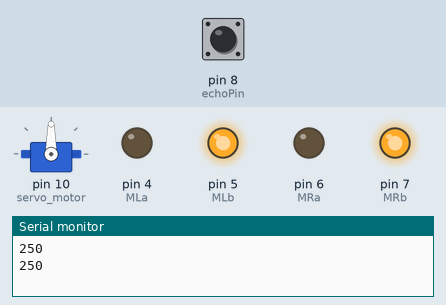
Simulated run of this sketch. Board: Arduino Uno, built with avr-gcc and run on an emulated ATmega328P. Parts: servo, output pins drawn as LEDs (lit = HIGH), the last lines printed to the serial monitor. The inputs (shaded band) are chosen by the test bench; at power-on: pin 8 (echoPin) LOW. Pins used as bus, display or sensor lines are not drawn.

Above: at 4.3 s.
4.4 s: pin 8 (echoPin) pulsed HIGH 2 times (0.12 s each, 0.3 s apart)
At 6.9 s:
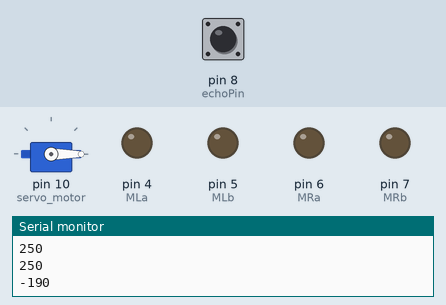
At 7.9 s:
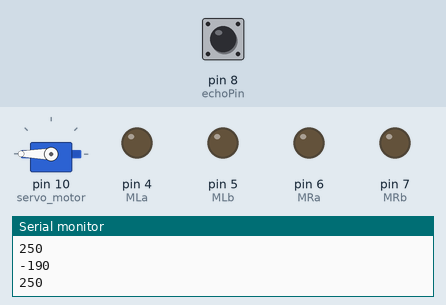
8.0 s: pin 8 (echoPin) pulsed HIGH 5 times (0.12 s each, 0.3 s apart)
At 10.5 s:
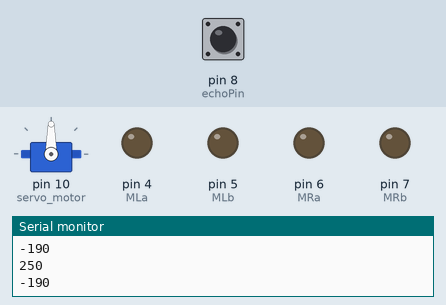
Timing chart, 0 to 12.2 s (numbered marks = the images above; inputs shaded):
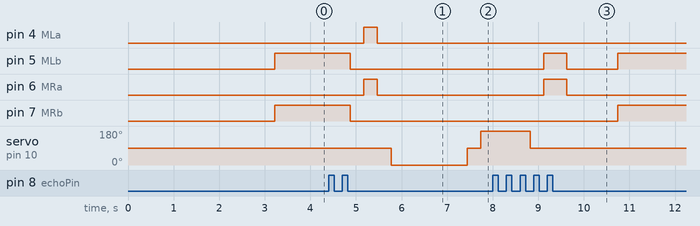

Measured:
- after the input at 4.4 s, pin 4 (MLa), pin 6 (MRa): LOW → HIGH after 0.77 s, → LOW 0.30 s later; pin 5 (MLb), pin 7 (MRb): HIGH → LOW after 0.47 s; servo on pin 10 (servo_motor): 90° → 0° after 1.4 s, → 90° 1.7 s later, → 180° 0.30 s later
- after the input at 8.0 s, pin 4 (MLa): stays LOW (without the input it goes to HIGH after 1.7 s); pin 5 (MLb): LOW → HIGH after 1.1 s instead of 3.3 s; pin 6 (MRa): LOW → HIGH after 1.1 s, → LOW 0.50 s later; servo on pin 10 (servo_motor): 180° → 90° after 0.82 s instead of 1.4 s

The sketch:

obstacle_avoiding_robot.ino
```cpp
#include <Servo.h>
Servo servo_motor;
#define trigPin 9           // Trig Pin Of HC-SR04
#define echoPin 8        // Echo Pin Of HC-SR04
#define MLa 4                   //left motor 1st pin
#define MLb 5                  //left motor 2nd pin
#define MRa 6               //right motor 1st pin
#define MRb 7               //right motor 2nd pin
#define maximum_distance 200
boolean goesForward = false;
int distance = 100;

void setup() {
  Serial.begin(9600);
  pinMode(MLa, OUTPUT);     // Set Motor Pins As O/P
  pinMode(MLb, OUTPUT);
  pinMode(MRa, OUTPUT);
  pinMode(MRb, OUTPUT);
  pinMode(trigPin, OUTPUT);       // Set Trig Pin As O/P To Transmit Waves
  pinMode(echoPin, INPUT);        //Set Echo Pin As I/P To Receive Reflected Waves
  servo_motor.attach(10);
  servo_motor.write(90);
  delay(2000);
  distance = readPing();
  delay(100);
}


void loop()
{
 int distanceRight = 0;
  int distanceLeft = 0;
  delay(50);


  if (distance <= 20){
    moveStop();
    delay(300);
    moveBackward();
    delay(300);
    moveStop();
    delay(300);
    distanceRight = lookRight();
    delay(300);
    distanceLeft = lookLeft();
    delay(300);

    if (distance >= distanceLeft){
      turnRight();
      moveStop();
    }
    else {
      turnLeft();
      moveStop();
    }
  }
  else{
    moveForward();
  }
    distance = readPing();
}

int lookRight(){
  servo_motor.write(0);
  delay(500);
  int distance = readPing();
  delay(100);
  servo_motor.write(90);
  return distance;
}

int lookLeft(){
  servo_motor.write(180);
  delay(500);
  int distance = readPing();
  delay(100);
  servo_motor.write(90);
  return distance;
  delay(100);
}

int readPing(){
  delay(70);
  digitalWrite(trigPin, LOW);
  delayMicroseconds(2);
  digitalWrite(trigPin, HIGH);       // Transmit Waves For 10us
  delayMicroseconds(10);
  int cm = pulseIn(echoPin, HIGH);        // Receive Reflected Waves
  //cm = cm / 58.2;                       // Get Distance    // Receive Reflected Waves

  if (cm==0){
    cm=250;
  } else {
     cm=cm / 58.2;
  }
  Serial.println(cm);
  return cm;
}

void moveStop(){

  digitalWrite(MRb, LOW);        //Stop
    digitalWrite(MRa, LOW);
    digitalWrite(MLb, LOW);
    digitalWrite(MLa, LOW);
}

void moveForward(){

  if(!goesForward){

    goesForward=true;

    digitalWrite(MRb, HIGH);       // Move Forward
    digitalWrite(MRa, LOW);
    digitalWrite(MLb, HIGH);
    digitalWrite(MLa, LOW);
  }
}

void moveBackward(){

  goesForward=false;

  digitalWrite(MLa, HIGH);
  digitalWrite(MRa, HIGH);

  digitalWrite(MLb, LOW);
  digitalWrite(MRb, LOW);

}

void turnRight(){

  digitalWrite(MLb, HIGH);
  digitalWrite(MRa, HIGH);

  digitalWrite(MLa, LOW);
  digitalWrite(MRb, LOW);

  delay(500);

  digitalWrite(MLb, HIGH);
  digitalWrite(MRb, HIGH);

  digitalWrite(MLa, LOW);
  digitalWrite(MRa, LOW);


}

void turnLeft(){

  digitalWrite(MLa, HIGH);
  digitalWrite(MRb, HIGH);

  digitalWrite(MLb, LOW);
  digitalWrite(MRa, LOW);

  delay(500);

  digitalWrite(MLb, HIGH);
  digitalWrite(MRb, HIGH);

  digitalWrite(MLa, LOW);
  digitalWrite(MRa, LOW);
}
```
